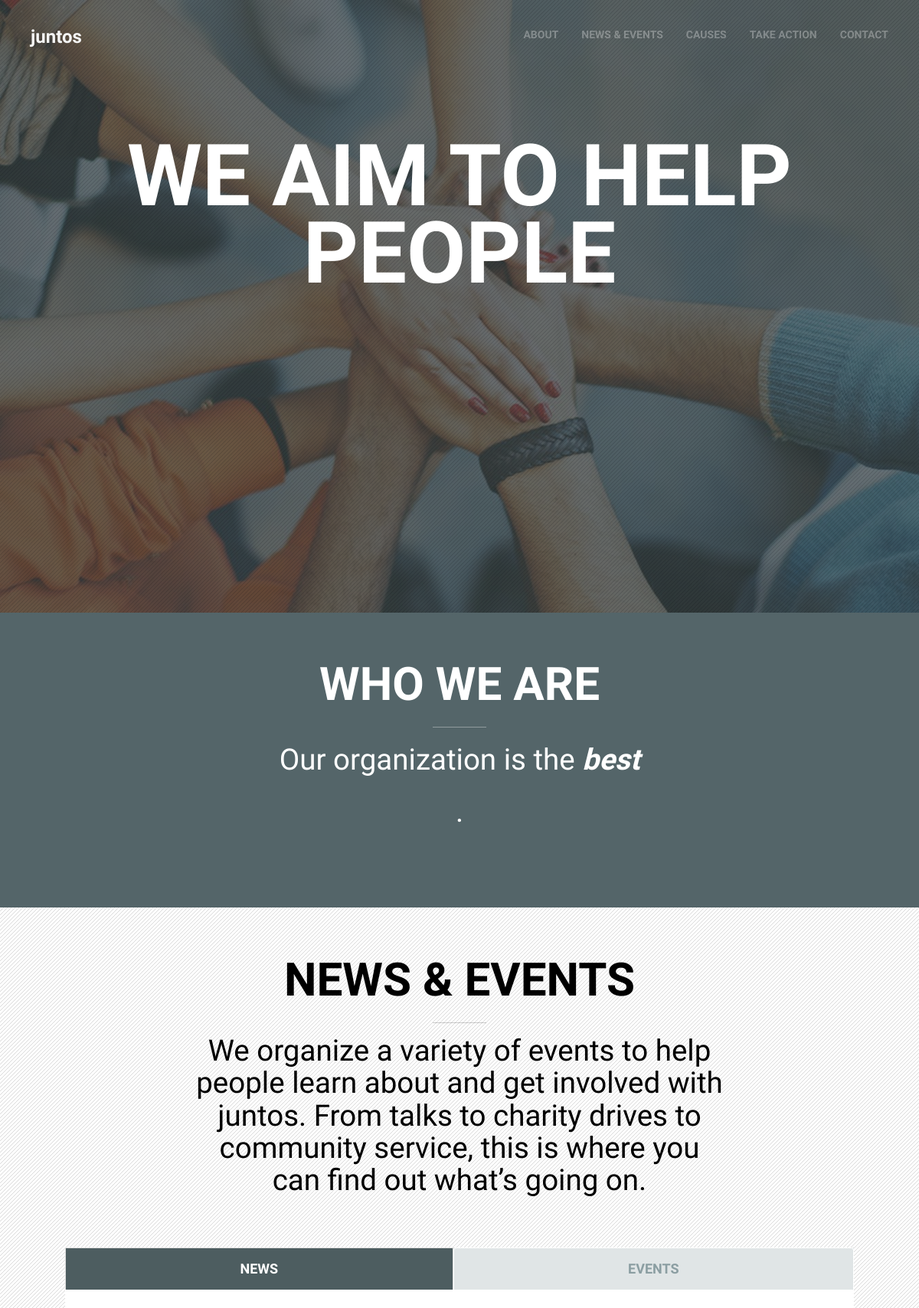
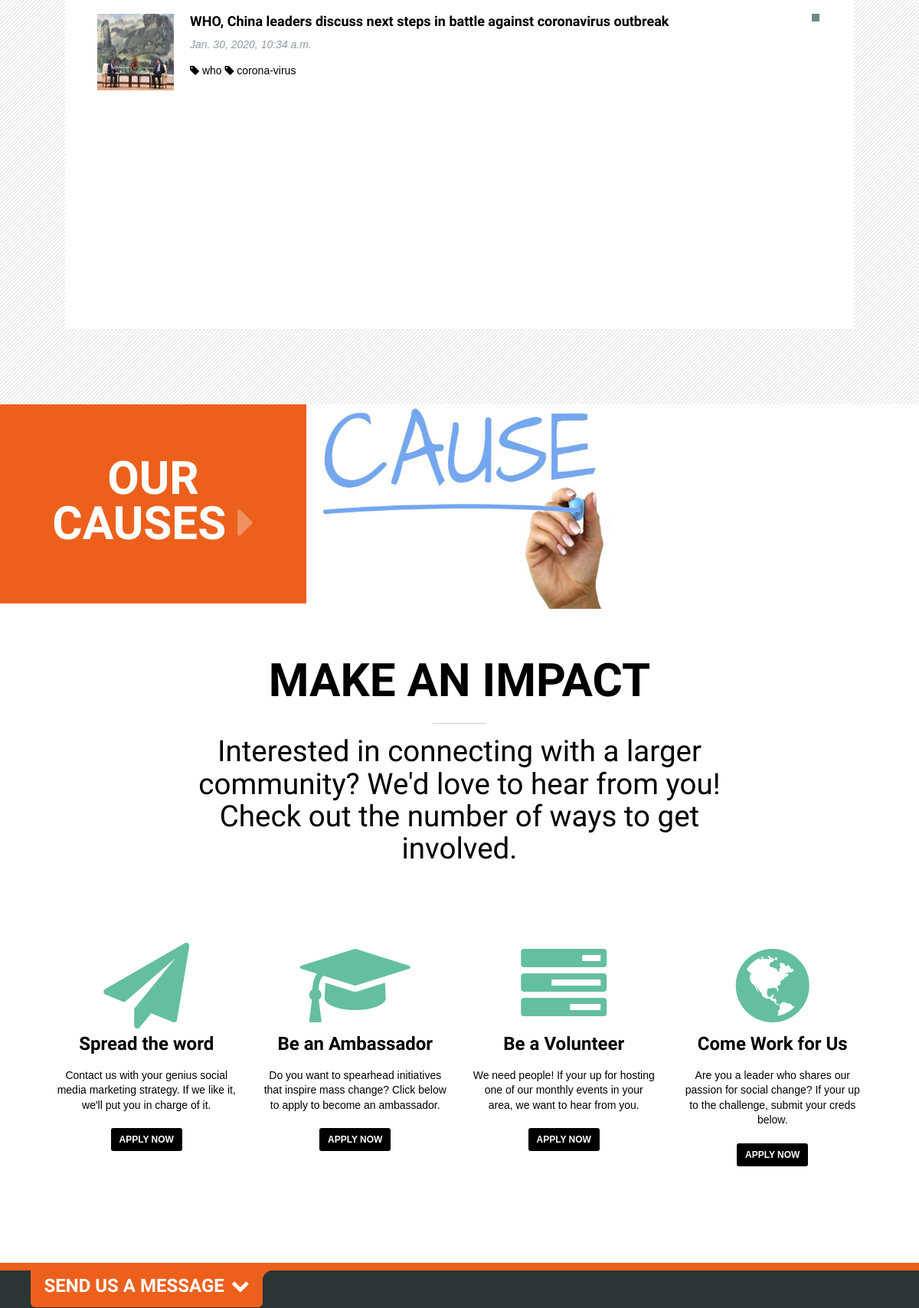
The page /juntos/ (upper part) on the database its author committed (2 pictures, top to bottom).
### main/models.py (models this page shows, shortened)
class Profile(models.Model):
    organization_user = models.OneToOneField(settings.AUTH_USER_MODEL, on_delete=models.CASCADE)
    ein_number = models.CharField(max_length=10)
    name = models.CharField(max_length=250)
    about = RichTextField()
    organization_slug = models.SlugField(max_length=250)
    organization_country = models.CharField(max_length=50)
    organization_city = models.CharField(max_length=50)
    organization_contact_email = models.EmailField()
    organization_mission = models.TextField()
    organization_primary_objective1 = models.CharField(max_length=200)
    organization_primary_objective2 = models.CharField(max_length=200)
    organization_primary_objective3 = models.CharField(max_length=200)

class News(models.Model):
    STATUS_CHOICES = {
        ('draft', 'Draft'),
        ('published', 'Published'),
    }
    organization = models.ForeignKey(to=User, on_delete=models.CASCADE, related_name='news')
    title = models.CharField(max_length=250)
    slug = models.SlugField(max_length=250,
                            unique_for_date='publish')
    publish = models.DateTimeField(default=timezone.now)
    status = models.CharField(max_length=10, choices=STATUS_CHOICES, default='published')
    news_details = RichTextUploadingField()
    news_image = models.ImageField(upload_to='news/%Y/%m/%d/')
    objects = models.Manager()
    published = PublishedManager()
    tags = TaggableManager()
    class Meta:
        ordering = ('-publish',)

class Causes(models.Model):
    cause_name = models.CharField(max_length=50)
    cause_image = models.ImageField(upload_to="cause/%Y/%m/%d/")
    cause_description = RichTextField()
    organization = models.ForeignKey(to=User, on_delete=models.CASCADE, related_name='causes')

### main/views.py (the view, shortened to what this page needs)
# urls.py: path('<slug:slug>/', views.organization_details, name='organization'),
def organization_details(request, slug):
    org = get_object_or_404(Profile, organization_slug=slug)
    line1 = org.organization_primary_objective1
    line2 = org.organization_primary_objective2
    line3 = org.organization_primary_objective3
    cnt = 0
    list_of_events = []
    final_events = {}
    final_causes = {}
    list_temp = []
    for i in org.organization_user.events.all():
        if cnt == 1:
            list_temp.append(i)
            list_of_events.append(list_temp)
            cnt = 0
            list_temp = []
        else:
            list_temp.append(i)
            cnt += 1
    if list_temp:
        list_of_events.append(list_temp)
    cnt = 0
    for i in list_of_events:
        final_events[cnt] = i
        cnt += 1
    cnt = 0
    for i in org.organization_user.causes.all():
        final_causes[cnt] = i
        cnt += 1
    context = {
        'about': org.about,
        'id': org.id,
        'news': org.organization_user.news.all(),
        'name': org.name,
        'events': final_events,
        'mission': org.organization_mission,
        'city': org.organization_city,
        'country': org.organization_country,
        'causes': final_causes,
        'contact_email': org.organization_contact_email,
        'line1': line1,
        'line2': line2,
        'line3': line3,
    }
    return render(request,
                  'main/organization.html',
                  context=context)

### main/templates/main/organization.html (shortened to what this page needs)
{% extends 'base.html' %}
{% load static %}
{% load staticfiles %}
{% load blog_tags %}
{% load social_share %}
{% block 'org_name' %} {{ name }} {% endblock %}
{% block 'content' %}
<header id="home" class="intro">
    <div class="overlay-dark">
        <div class="intro-body">
            <div class="row">
                <div class="col-md-12">
                    <div class="carousel-wrapper">
                        <div class="carousel slide carousel-fade">
                            <div class="carousel-inner">
                                <div class="item active">
                                    <span class="text-big">{{ line1 }}</span><br>
                                </div>
                            </div></div>
                    </div>
                </div>
            </div>
        </div></div>
</header>
<section id="about" class="bg-brand-secondary-dark">
    <div class="col-lg-12 inner-container text-center wow animated fadeInDown" data-wow-offset="10">
        <h1>Who we are</h1>
        <div class="accent-rule-short"></div>
        <div class="vert-centered-wrapper-150px">
            <div class="vert-centered">
                <div class="carousel slide carousel-fade" id="carousel_fade">
                    <div class="carousel-inner">
                        <div class="item active">
                            <h2>{{ about|safe }}.</h2>
                        </div>
                    </div>
                </div>
            </div>
        </div>
    </div>
    <div class="clearfix"></div>
</section>
<section id="events">
    <div class="bg-white">
        <div class="inner-container overlay-light row-of-columns">
            <div class="row text-center">
                <div class="col-lg-8 col-xs-12 col-lg-offset-2  wow animated fadeInDown">
                    <h1 class="">News & Events</h1>
                    <div class="accent-rule-short"></div>
                    <h2>We organize a variety of events to help people learn about and get involved with {{ name }}. From talks to charity drives to community service, this is where you can find out what’s going on.</h2>
                </div>
            </div>
            <div class="col-sm-12 wow animated-longer-delay-1 fadeIn">
                <ul class="nav nav-tabs nav-justified" role="tablist">
                    <li class="active large"><a href="#recent-news" role="tab" data-toggle="tab">News</a></li>
                    <li class="large"><a href="#upcoming-events" role="tab" data-toggle="tab">Events</a></li>
                </ul>
                <div class="tab-content bg-white">
                    <div class="tab-pane active" id="recent-news">
                        <div id="custom-scrollbar-rec-news" class="custom-scrollbar">
                            <div class="scrollbar"><div class="track"><div class="thumb"><div class="end"></div></div></div></div>
                            <div class="viewport">
                                <ul class="list-unstyled list-vert-solid-line-bottom overview col-lg-11 col-xs-11">
                                    {% for news_item in news %}
                                    <li>
                                        <div class="thumbnail-md"><img src="{{ news_item.news_image.url }}" class="img-responsive pull-left" alt="{{ news.title }}"></div>
                                        <h4>{{ news_item.title }}</h4>
                                        <span class="time-stamp">{{ news_item.publish }}</span>
                                        {% for tag in news_item.tags.all %}
                                            <i class="fa fa-tag"></i> {{ tag }}
                                        {% endfor %}
                                    </li>
                                    {% endfor %}
                                </ul>
                            </div>
                        </div>
                    </div>
                </div>
            </div>
        </div></div>
</section>
<section id="gallery">
    <div class="col-lg-12 no-padding bg-white">
        <div id="effect-1" class="effects clearfix">
            <div class="col-lg-4 col-sm-6 col-xs-12 bg-brand-tertiary wow animated fadeIn text-center">
                <div class=" col-xs-12 float-over-top-center">
                    <h1 class="text-uppercase">Our<br> Causes
                        <span class="responsive-hide">
                                                      	<i class="fa fa-caret-right transparent-30"></i>
                                                      </span>
                    </h1>
                </div>
                <img src=" {% static 'img/gal-spacer.png' %} " alt="gallery" class="img-responsive" >
            </div>
            {% for key, cause in causes.items %}
            <div class="img col-lg-4 col-sm-6 col-xs-12 tn wow animated-longer-delay-{{ key }} fadeIn">
                <div class="gallery effects-container effects-enlarge">
                    <a href="{{ cause.cause_image.url }}" alt="{{ cause.cause_description|safe }}"  data-gal="prettyPhoto[galleryName]">
                        <img src="{{ cause.cause_image.url }}" alt="{{ cause.cause_name }}" />
                    </a>
                </div>
            </div>
            {% endfor %}
        </div>
    </div>
</section>
<section id="join" class="bg-white">
    <div class="inner-container">
        <div class="row text-center">
            <div class="col-lg-8 col-xs-12 col-lg-offset-2  wow animated fadeInDown">
                <h1 class="">Make an Impact</h1>
                <div class="accent-rule-short"></div>
                <h2>Interested in connecting with a larger community? We'd love to hear from you! Check out the number of ways to get involved.</h2>
            </div>
        </div>
        <div class="row row-after-a-row row-of-columns">
            <div class="col-lg-3 col-sm-6 text-center  wow animated-longer-delay-1 fadeIn">
                <button class="btn  btn-white text-big" data-toggle="modal" data-target="#joinModal1"><i class="text-primary fa fa-send"></i></button>
                <h3>Spread the word</h3>
                <p>Contact us with your genius social media marketing strategy. If we like it, we'll put you in charge of it.</p>
                <button class="btn btn-black btn-sm" data-toggle="modal" data-target="#joinModal1">Apply Now</button>
            </div>
            <div class="col-lg-3 col-sm-6 text-center  wow animated-longer-delay-4 fadeIn">
                <button class="btn btn-white text-big text-primary" data-toggle="modal" data-target="#joinModal2"><i class="fa fa-graduation-cap"></i></button>
                <h3>Be an Ambassador</h3>
                <p>Do you want to spearhead initiatives that inspire mass change? Click below to apply to become an ambassador.</p>
                <button class="btn btn-black btn-sm" data-toggle="modal" data-target="#joinModal2">Apply Now</button>
            </div>
            <div class="col-lg-3 col-sm-6 text-center  wow animated-longer-delay-5 fadeIn">
                <button class="btn btn-white text-big text-primary" data-toggle="modal" data-target="#joinModal3"><i class="fa fa-tasks"></i></button>
                <h3>Be a Volunteer</h3>
                <p>We need people! If your up for hosting one of our monthly events in your area, we want to hear from you.</p>
                <button class="btn btn-black btn-sm" data-toggle="modal" data-target="#joinModal3">Apply Now</button>
            </div>
            <div class="col-lg-3 col-sm-6 text-center  wow animated-longer-delay-6 fadeIn">
                <button class="btn btn-white text-big text-primary" data-toggle="modal" data-target="#joinModal4"><i class="fa fa-globe"></i></button>
                <h3>Come Work for Us</h3>
                <p>Are you a leader who shares our passion for social change? If your up to the challenge, submit your creds below.</p>
                <button class="btn btn-black btn-sm" data-toggle="modal" data-target="#joinModal4">Apply Now</button>
            </div>
        </div>
    </div>
</section>
<section id="contact">
    <div class="bg-brand-tertiary thin-strip">&nbsp;</div>
    <div class="wrapper-relative bg-white">
        <div class="float-over-top">
            <div id="contact-toggle" class="tab-down tab-down-tertiary"><a class="" data-toggle="collapse" data-target="#viewdetails"><h3>Send us a message <i class="fa fa-chevron-down"></i></h3></a></div>
        </div>
    </div>
</section>
{% endblock %}

### main/static/css/one-page-base.css (style rules this page uses)
body { width: 100%; height: 100%; font-family:"Opens Sans", Arial, sans-serif; color: #fff; }
html { width: 100%;height: 100%; }
h1, h2, h3, h4, h6, label, .navbar-custom a, .nav-tabs .large a, .text-callout, .text-big, .circle-text { font-family:"Open Sans Condensed",Arial,sans-serif; margin-top:0; }
h2, h3, h4, h5, h6, .nav-tabs > li > a, .circle-text, .fundraiser-stats h2, #process h2, #blog-nav li a { font-weight: 700; }
h1, h5, .nav-tabs .large a, .heading-progress h4, .donate, #blog-nav li a { text-transform:uppercase; }
h1 { font-size:4.3em;font-weight:800;line-height:.95em;margin-bottom:.45em;margin-top:-.08em; }
h2,.text-callout { font-size:2.75em;font-weight:300;line-height:1.1em;margin-bottom:1em; }
h3 { margin-top:0;margin-bottom:.75em; }
p { line-height:1.4;margin:0 0 20px; }
.nav-tabs .large a { font-size:18px!important;line-height:1!important; }
.text-big { font-size:8em;font-weight:800;margin:0; line-height:.9em!important;text-transform:uppercase; }
#contact h3 { margin-top:.3em;margin-bottom:.6em; }
.float-over-top { position: absolute; top:0px; left:40px; z-index:99; }
.float-over-top-center { position:absolute!important;top:28%;padding-left:3em; padding-right:3em }
.inner-container { padding:5em; }
.no-padding { padding:0; }
.tab-content { padding:3em; }
.thin-strip { height:10px }
.transparent-30 { opacity:.30;filter: alpha(opacity=30);-khtml-opacity: 0.30; -o-transition:.5s;-ms-transition:.5s;-moz-transition:.5s-webkit-transition:.5s;transition:.5s; }
.row-after-a-row { padding-top:4em!important; }
ul { margin:0 }
.vert-centered-wrapper-150px { height: 150px;text-align: center;margin:0px; }
.vert-centered { display: inline-block!important;vertical-align: middle!important;width:92%; }
.vert-centered-wrapper-120px:before, .vert-centered-wrapper-150px:before, .vert-centered-wrapper-200px:before, .vert-centered-wrapper-300px:before { content: ''; display: inline-block; height: 100%; vertical-align: middle; margin-right: -0.25em; }
.wrapper-relative { position: relative; }
@media (max-width: 1200px) { .row-of-columns [class*="col"] { margin-bottom:2em; } }
@media (max-width: 1200px) { #join .row-of-columns [class*="col"] { margin-bottom:4em; } }
#home { width: 100%; height: 100%; padding:0; text-align: center; color: #fff; background: url(../img/intro-bg.jpg) no-repeat bottom center scroll; background-color: #000; -webkit-background-size: cover; -moz-background-size: cover; background-size: cover; -o-background-size: cover; }
@media (min-width:780px) { #home { height: 100%; } }
@media (min-width:780px) { #home .carousel-wrapper { padding-top:15%; } }
#contact-toggle .fa-chevron-down, #contact-toggle .fa-chevron-up { margin-left:.125em; }
#gallery .tn img { -moz-transition:.5s;-webkit-transition:.5s;-ms-transition:.5s;-o-transition:.5s;transition:.5s; }
[id^="gallery"] [class*="col"], [id^="campaign-summary"] [class*="col"] { padding-left:0;padding-right:0; }
.overlay-dark { background:url(../img/overlay_diagonal_dark.png) repeat;width:100%!important; height:100%!important;min-height:100%!important;z-index:0; overflow: hidden }
.overlay-light { background:url(../img/overlay_diagonal_light.png)repeat;width:100%!important; height:100%!important;min-height:100%!important;z-index:0; overflow: hidden }

### main/static/css/hover-effects.css (style rules this page uses)
.effects-container { overflow: hidden; position: relative; text-align: center; cursor: default; }
.effects-container img { display: block; position: relative; }
.effects { padding-left:; }
.effects .img:nth-child(n) { margin-right: 0px; }
.effects .img:last-child { margin-right: 0; }
.effects .img img { display: block; margin:0; padding:0; width: 100%; height: auto; }
.effects-enlarge img { -webkit-transition: all 0.7s ease-in-out; -moz-transition: all 0.7s ease-in-out; -o-transition: all 0.7s ease-in-out; -ms-transition: all 0.7s ease-in-out; transition: all 0.7s ease-in-out; }

### rows shown on the page
Profile: name "juntos", organization_primary_objective1 "WE AIM TO HELP PEOPLE", about "Our organization is the best"
News: news_image (picture), title "WHO, China leaders discuss next steps in battle against coronavirus outbreak", publish "Jan. 30, 2020, 10:34 a.m."
Tag: name "who"
Tag: name "corona-virus"
Causes: cause_image (picture)
